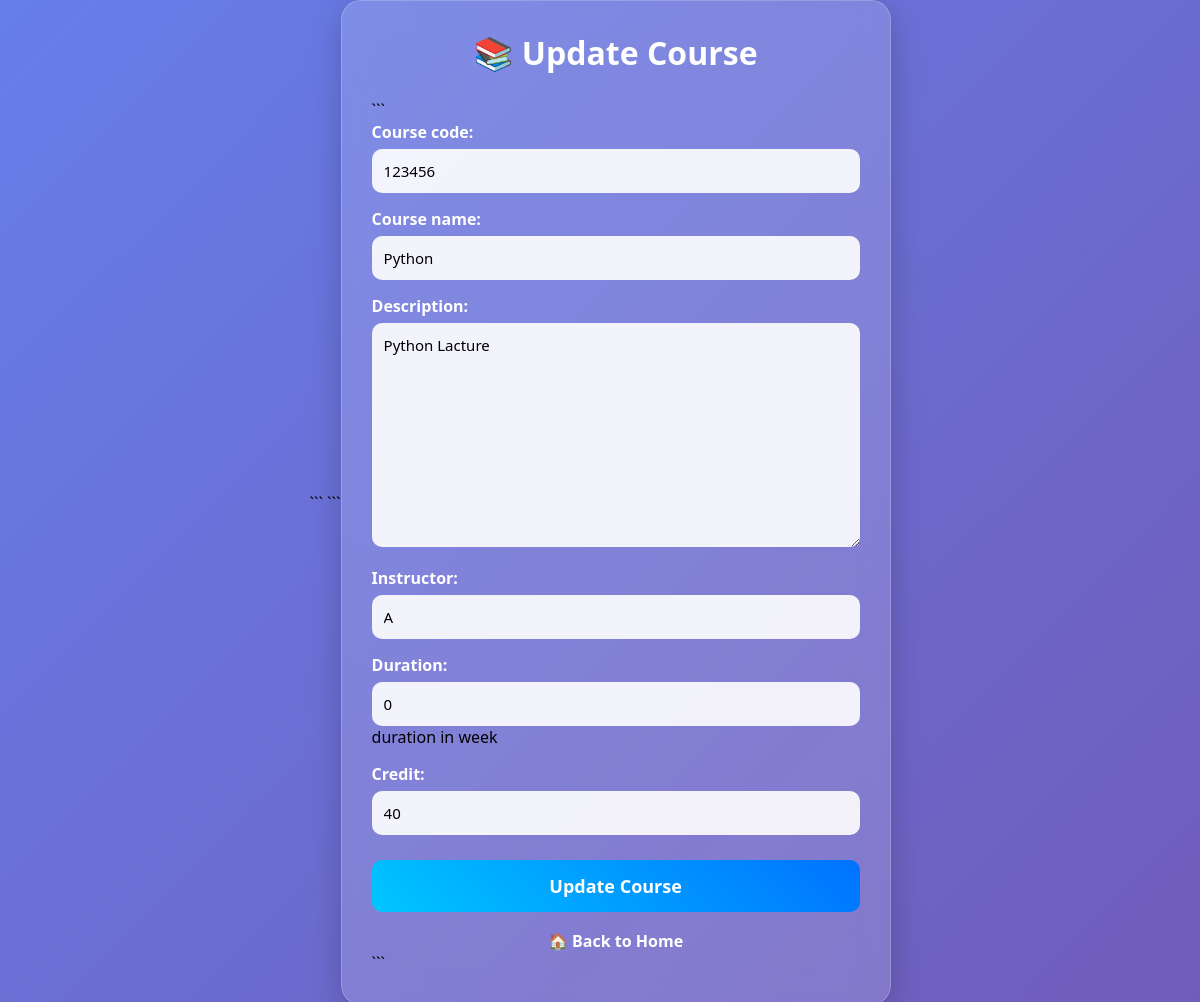
Screenshot of /update/1 with the database file from the repository.
### course/models.py (models this page shows)
class Course(models.Model):
    course_code = models.CharField(max_length=20,unique=True)
    course_name = models.CharField(max_length=50)
    description = models.TextField(max_length=150)
    instructor = models.CharField(max_length=50)
    duration = models.IntegerField(help_text='duration in week')
    credit  = models.IntegerField()

### course/views.py (the view)
# urls.py: path('update/<int:id>',course_update),
def course_update(request,id):
    course = Course.objects.get(id=id)
    if request.method == 'POST':
        form = Courseform(request.POST,instance=course)
        if form.is_valid():
            form.save()
            return redirect('/')
    else:
        form = Courseform(instance=course)
    return render(request, 'course_update.html', {'form': form})

### course/forms.py (shortened to what this page needs)
class Courseform(forms.ModelForm):
    class Meta:
        model = Course
        fields = [
            'course_code',
            'course_name',
            'description',
            'instructor',
            'duration',
            'credit'
        ]

### course/templates/course_update.html (shortened to what this page needs)
<!DOCTYPE html>
<html>
<head>
```
</head>
<body>
<div class="container">
    <h2>📚 Update Course</h2>
```
<form method="POST">
    {{ form.as_p }}
    <button type="submit">Update Course</button>
</form>
<a href="/" class="back-link">🏠 Back to Home</a>
```
</div>
</body>
</html>

### course/templates/course_update.html (style rules this page uses)
* { margin:0; padding:0; box-sizing:border-box; font-family:'Segoe UI', Tahoma, Geneva, Verdana, sans-serif; }
body { min-height:100vh; display:flex; justify-content:center; align-items:center; background: linear-gradient(135deg,#667eea,#764ba2,#ff6b6b); background-size:300% 300%; animation: gradientMove 8s ease infinite; }
.container { width:550px; background:rgba(255,255,255,0.15); backdrop-filter:blur(15px); padding:30px; border-radius:20px; box-shadow:0 8px 32px rgba(0,0,0,0.2); border:1px solid rgba(255,255,255,0.2); }
h2 { text-align:center; color:white; margin-bottom:25px; font-size:32px; }
form p { margin-bottom:15px; }
label { color:white; font-weight:bold; display:block; margin-bottom:6px; }
input, textarea, select { width:100%; padding:12px; border:none; border-radius:10px; outline:none; background:rgba(255,255,255,0.9); font-size:15px; }
textarea { resize:vertical; }
button { width:100%; padding:14px; border:none; border-radius:10px; background:linear-gradient(45deg,#00c6ff,#0072ff); color:white; font-size:18px; font-weight:bold; cursor:pointer; transition:0.3s; margin-top:10px; }
.back-link { display:block; text-align:center; margin-top:18px; color:white; text-decoration:none; font-weight:bold; }

### rows the page displays
Course: course_code "123456", course_name "Python", description "Python Lacture", instructor "A", duration "0", credit "40"
